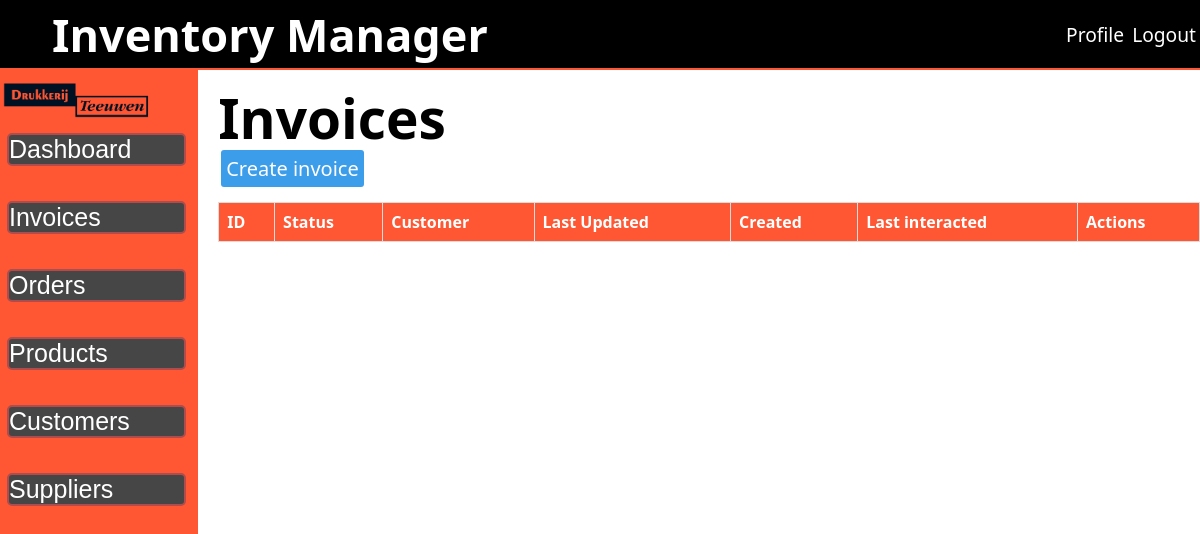
/public/invoice.php (signed in), run on an earlier commit of the app's database.
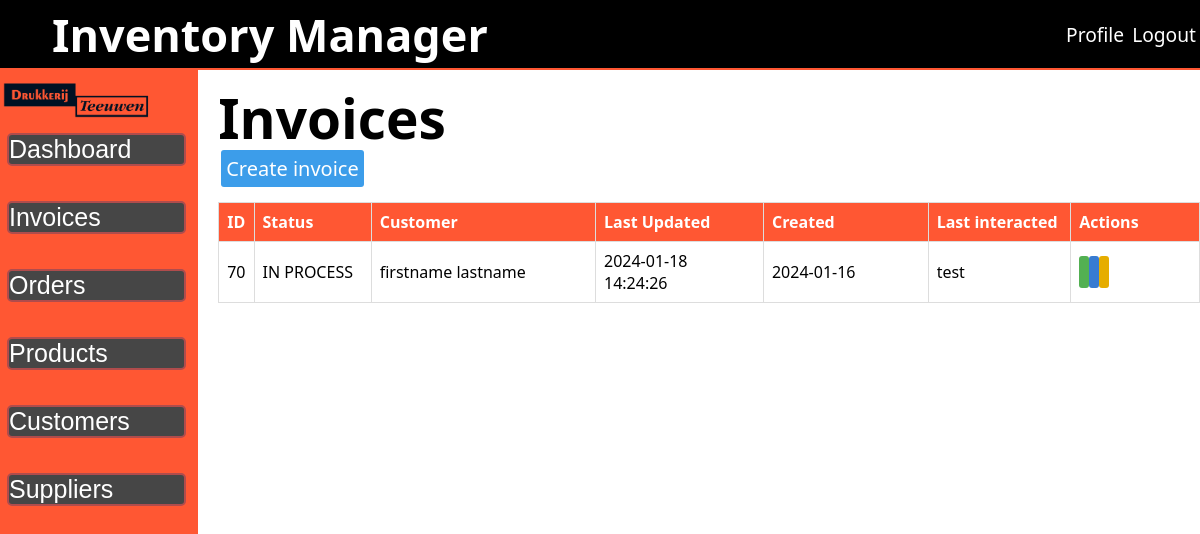
And on a later commit of the database.
### tables this page shows
CREATE TABLE `invoices` (
  `id` int(11) NOT NULL,
  `status` int(11) NOT NULL,
  `user_id` int(11) NOT NULL,
  `customer_id` int(11) NOT NULL,
  `number` varchar(15) NOT NULL,
  `mail` varchar(90) NOT NULL,
  `shipping_name` varchar(100) NOT NULL,
  `shipping_company` varchar(100) DEFAULT NULL,
  `shipping_street` varchar(100) NOT NULL,
  `shipping_postalcode` varchar(7) NOT NULL,
  `shipping_city` varchar(100) NOT NULL,
  `shipping_country` varchar(100) NOT NULL,
  `billing_name` varchar(100) NOT NULL,
  `billing_company` varchar(100) DEFAULT NULL,
  `billing_street` varchar(100) NOT NULL,
  `billing_postalcode` varchar(7) NOT NULL,
  `billing_city` varchar(100) NOT NULL,
  `billing_country` varchar(100) NOT NULL,
  `updated` datetime NOT NULL DEFAULT current_timestamp() ON UPDATE current_timestamp(),
  `created` date NOT NULL DEFAULT current_timestamp()
);

CREATE TABLE `invoice_status` (
  `id` int(11) NOT NULL,
  `status` varchar(10) NOT NULL
);

CREATE TABLE `customers` (
  `id` int(11) NOT NULL,
  `first_name` varchar(90) NOT NULL,
  `last_name` varchar(90) NOT NULL,
  `company_name` varchar(60) NOT NULL,
  `number` varchar(15) NOT NULL,
  `email` varchar(200) NOT NULL,
  `street` varchar(90) NOT NULL,
  `postcode` varchar(8) NOT NULL,
  `city` varchar(90) NOT NULL,
  `country` varchar(60) NOT NULL
);

CREATE TABLE `users` (
  `id` int(11) NOT NULL,
  `username` varchar(50) NOT NULL,
  `password` varchar(255) NOT NULL,
  `email` varchar(80) NOT NULL,
  `created` datetime NOT NULL
);

### public/invoice.php (the view, shortened to what this page needs)
<?php
require_once '../src/inc/session_check.php';
$sql = "SELECT
            *,
            `invoices`.`id` as `invoice_id`,
            `invoices`.`created` AS `invoice_created`
        FROM
            invoices
        INNER JOIN invoice_status ON invoices.status=invoice_status.id
        INNER JOIN customers ON invoices.customer_id=customers.id
        INNER JOIN users ON invoices.user_id=users.id
        ORDER BY
            updated
        DESC
        ";
$result = $con->query($sql);
?>
<h1>Invoices</h1>
<a class="new-data" href="createInvoice.php">Create invoice</a>
<div class="table-container">
    <table aria-label="">
        <thead>
            <tr>
                <th>ID</th>
                <th>Status</th>
                <th>Customer</th>
                <th>Last Updated</th>
                <th>Created</th>
                <th>Last interacted</th>
                <th>Actions</th>
            </tr>
        </thead>
        <?php while ($row = $result->fetch_assoc()) { ?>
            <tbody>
                <tr>
                    <td id="invoice-id">
                        <?php echo $row['invoice_id']; ?>
                    </td>
                    <td id="invoice-status">
                        <?php echo $row['status']; ?>
                    </td>
                    <td id="invoice-name">
                        <?php echo $row['first_name'] . ' ' . $row['last_name']; ?>
                    </td>
                    <td id="invoice-update">
                        <?php echo $row['updated']; ?>
                    </td>
                    <td id="invoice-create">
                        <?php echo $row['invoice_created']; ?>
                    </td>
                    <td id="invoice-user">
                        <?php echo $row['username'] ?>
                    </td>
                    <td id="invoice-action">
                        <a class="edit-data" href="editInvoice.php?id=<?php echo $row['invoice_id']; ?>">
                        </a>
                        <a class="view-data" href="view-invoice.php?id=<?php echo $row['invoice_id']; ?>">
                        </a>
                        <a class="download" href="download-invoice.php?id=<?php echo $row['invoice_id']; ?>">
                        </a>
                    </td>
                </tr>
            </tbody>
        <?php } ?>
    </table>
</div>

What changed in the data, as far as the page shows it:
added invoices: id "70", status.status "IN PROCESS", customer.first_name "firstname", customer.last_name "lastname", updated "2024-01-18 14:24:26", created "2024-01-16", user.username "test"
